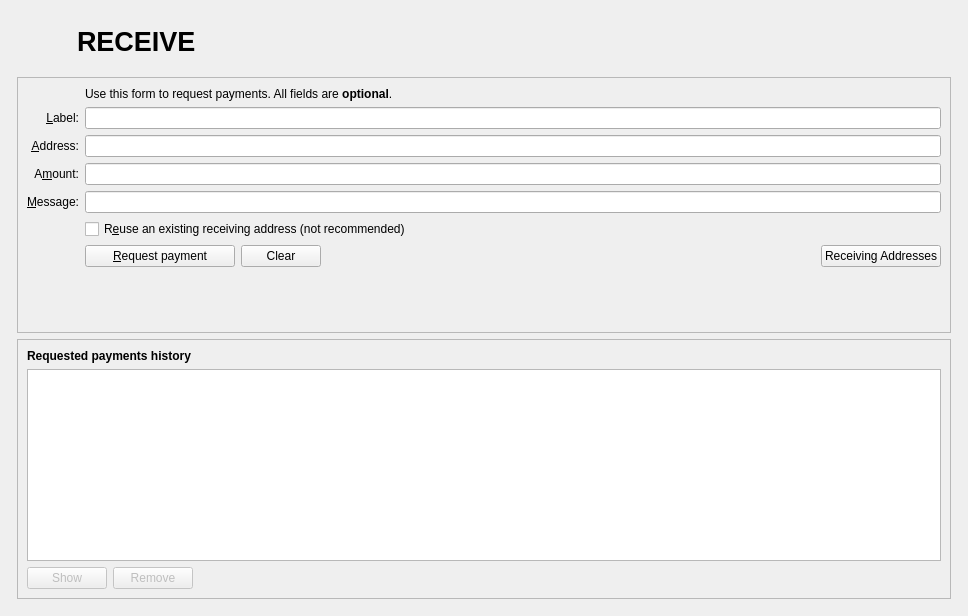
<?xml version="1.0" encoding="UTF-8"?>
<ui version="4.0">
 <class>ReceiveCoinsDialog</class>
 <widget class="QWidget" name="ReceiveCoinsDialog">
  <property name="geometry">
   <rect>
    <x>0</x>
    <y>0</y>
    <width>968</width>
    <height>616</height>
   </rect>
  </property>
  <layout class="QVBoxLayout" name="verticalLayout" stretch="0">
   <item>
    <layout class="QVBoxLayout" name="verticalLayout_Master" stretch="0,1">
     <property name="spacing">
      <number>0</number>
     </property>
     <item>
      <widget class="QFrame" name="frame_Header">
       <layout class="QVBoxLayout" name="verticalLayout_8">
        <property name="leftMargin">
         <number>0</number>
        </property>
        <property name="topMargin">
         <number>0</number>
        </property>
        <property name="rightMargin">
         <number>0</number>
        </property>
        <property name="bottomMargin">
         <number>0</number>
        </property>
        <item>
         <layout class="QHBoxLayout" name="horizontalLayout_Header" stretch="0,1,0">
          <item>
           <widget class="QLabel" name="labelOverviewHeaderRight">
            <property name="minimumSize">
             <size>
              <width>60</width>
              <height>60</height>
             </size>
            </property>
            <property name="maximumSize">
             <size>
              <width>60</width>
              <height>60</height>
             </size>
            </property>
            <property name="font">
             <font>
              <pointsize>14</pointsize>
             </font>
            </property>
            <property name="text">
             <string/>
            </property>
            <property name="alignment">
             <set>Qt::AlignRight|Qt::AlignTrailing|Qt::AlignVCenter</set>
            </property>
           </widget>
          </item>
          <item>
           <widget class="QLabel" name="labelOverviewHeaderLeft">
            <property name="minimumSize">
             <size>
              <width>464</width>
              <height>60</height>
             </size>
            </property>
            <property name="maximumSize">
             <size>
              <width>16777215</width>
              <height>60</height>
             </size>
            </property>
            <property name="font">
             <font>
              <pointsize>20</pointsize>
              <weight>75</weight>
              <bold>true</bold>
             </font>
            </property>
            <property name="text">
             <string>RECEIVE</string>
            </property>
           </widget>
          </item>
          <item>
           <spacer name="horizontalSpacer_3">
            <property name="orientation">
             <enum>Qt::Horizontal</enum>
            </property>
            <property name="sizeHint" stdset="0">
             <size>
              <width>40</width>
              <height>20</height>
             </size>
            </property>
           </spacer>
          </item>
         </layout>
        </item>
       </layout>
      </widget>
     </item>
     <item>
      <widget class="QFrame" name="frame_BG">
       <layout class="QVBoxLayout" name="verticalLayout_5">
        <property name="leftMargin">
         <number>6</number>
        </property>
        <property name="topMargin">
         <number>6</number>
        </property>
        <property name="rightMargin">
         <number>6</number>
        </property>
        <property name="bottomMargin">
         <number>6</number>
        </property>
        <item>
         <widget class="QFrame" name="frame2">
          <property name="sizePolicy">
           <sizepolicy hsizetype="Preferred" vsizetype="Expanding">
            <horstretch>0</horstretch>
            <verstretch>0</verstretch>
           </sizepolicy>
          </property>
          <property name="frameShape">
           <enum>QFrame::StyledPanel</enum>
          </property>
          <property name="frameShadow">
           <enum>QFrame::Sunken</enum>
          </property>
          <layout class="QVBoxLayout" name="verticalLayout_3">
           <item>
            <layout class="QGridLayout" name="gridLayout">
             <item row="2" column="2">
              <widget class="QLabel" name="label_5">
               <property name="text">
                <string>Use this form to request payments. All fields are &lt;b&gt;optional&lt;/b&gt;.</string>
               </property>
              </widget>
             </item>
             <item row="4" column="0">
              <widget class="QLabel" name="label_2">
               <property name="toolTip">
                <string>An optional label to associate with the new receiving address.</string>
               </property>
               <property name="text">
                <string>&amp;Label:</string>
               </property>
               <property name="alignment">
                <set>Qt::AlignRight|Qt::AlignTrailing|Qt::AlignVCenter</set>
               </property>
               <property name="buddy">
                <cstring>reqLabel</cstring>
               </property>
              </widget>
             </item>
             <item row="4" column="2">
              <widget class="QLineEdit" name="reqLabel">
               <property name="toolTip">
                <string>An optional label to associate with the new receiving address.</string>
               </property>
              </widget>
             </item>
             <item row="5" column="0">
              <widget class="QLabel" name="label">
               <property name="toolTip">
                <string>Your receiving address. You can copy and use it to receive coins on this wallet. A new one will be generated once it is used.</string>
               </property>
               <property name="text">
                <string>&amp;Address:</string>
               </property>
               <property name="alignment">
                <set>Qt::AlignRight|Qt::AlignTrailing|Qt::AlignVCenter</set>
               </property>
               <property name="buddy">
                <cstring>reqAddress</cstring>
               </property>
              </widget>
             </item>
             <item row="5" column="2">
              <widget class="QLineEdit" name="reqAddress">
               <property name="minimumSize">
                <size>
                 <width>80</width>
                 <height>0</height>
                </size>
               </property>
               <property name="toolTip">
                <string>Your receiving address. You can copy and use it to receive coins on this wallet. A new one will be generated once it is used.</string>
               </property>
               <property name="readOnly">
                <bool>true</bool>
               </property>
              </widget>
             </item>
             <item row="6" column="0">
              <widget class="QLabel" name="label">
               <property name="toolTip">
                <string>An optional amount to request. Leave this empty or zero to not request a specific amount.</string>
               </property>
               <property name="text">
                <string>A&amp;mount:</string>
               </property>
               <property name="alignment">
                <set>Qt::AlignRight|Qt::AlignTrailing|Qt::AlignVCenter</set>
               </property>
               <property name="buddy">
                <cstring>reqAmount</cstring>
               </property>
              </widget>
             </item>
             <item row="6" column="2">
              <widget class="BitcoinAmountField" name="reqAmount">
               <property name="minimumSize">
                <size>
                 <width>80</width>
                 <height>0</height>
                </size>
               </property>
               <property name="toolTip">
                <string>An optional amount to request. Leave this empty or zero to not request a specific amount.</string>
               </property>
              </widget>
             </item>
             <item row="7" column="0">
              <widget class="QLabel" name="label_3">
               <property name="toolTip">
                <string>An optional message to attach to the payment request, which will be displayed when the request is opened. Note: The message will not be sent with the payment over the YEN network.</string>
               </property>
               <property name="text">
                <string>&amp;Message:</string>
               </property>
               <property name="alignment">
                <set>Qt::AlignRight|Qt::AlignTrailing|Qt::AlignVCenter</set>
               </property>
               <property name="buddy">
                <cstring>reqMessage</cstring>
               </property>
              </widget>
             </item>
             <item row="7" column="2">
              <widget class="QLineEdit" name="reqMessage">
               <property name="toolTip">
                <string>An optional message to attach to the payment request, which will be displayed when the request is opened.&lt;br&gt;Note: The message will not be sent with the payment over the YEN network.</string>
               </property>
              </widget>
             </item>
             <item row="8" column="0">
              <widget class="QLabel" name="label_4">
               <property name="text">
                <string/>
               </property>
              </widget>
             </item>
             <item row="8" column="2">
              <widget class="QCheckBox" name="reuseAddress">
               <property name="toolTip">
                <string>Reuse one of the previously used receiving addresses.&lt;br&gt;Reusing addresses has security and privacy issues.&lt;br&gt;Do not use this unless re-generating a payment request made before.</string>
               </property>
               <property name="text">
                <string>R&amp;euse an existing receiving address (not recommended)</string>
               </property>
              </widget>
             </item>
             <item row="9" column="0">
              <widget class="QLabel" name="label_7">
               <property name="text">
                <string/>
               </property>
              </widget>
             </item>
             <item row="9" column="2">
              <layout class="QHBoxLayout" name="horizontalLayout">
               <item>
                <widget class="QPushButton" name="receiveButton">
                 <property name="minimumSize">
                  <size>
                   <width>150</width>
                   <height>0</height>
                  </size>
                 </property>
                 <property name="text">
                  <string>&amp;Request payment</string>
                 </property>
                 <property name="icon">
                  <iconset resource="../cryptoyen_modern.qrc">
                   <normaloff>:/icons/receiving_addresses</normaloff>:/icons/receiving_addresses</iconset>
                 </property>
                </widget>
               </item>
               <item>
                <widget class="QPushButton" name="clearButton">
                 <property name="sizePolicy">
                  <sizepolicy hsizetype="Minimum" vsizetype="Fixed">
                   <horstretch>0</horstretch>
                   <verstretch>0</verstretch>
                  </sizepolicy>
                 </property>
                 <property name="toolTip">
                  <string>Clear all fields of the form.</string>
                 </property>
                 <property name="text">
                  <string>Clear</string>
                 </property>
                 <property name="icon">
                  <iconset resource="../cryptoyen_modern.qrc">
                   <normaloff>:/icons/remove</normaloff>:/icons/remove</iconset>
                 </property>
                 <property name="autoDefault">
                  <bool>false</bool>
                 </property>
                </widget>
               </item>
               <item>
                <spacer name="horizontalSpacer">
                 <property name="orientation">
                  <enum>Qt::Horizontal</enum>
                 </property>
                 <property name="sizeHint" stdset="0">
                  <size>
                   <width>40</width>
                   <height>20</height>
                  </size>
                 </property>
                </spacer>
               </item>
               <item>
                <widget class="QPushButton" name="receivingAddressesButton">
                 <property name="text">
                  <string>Receiving Addresses</string>
                 </property>
                 <property name="icon">
                  <iconset resource="../cryptoyen_modern.qrc">
                   <normaloff>:/icons/address-book</normaloff>:/icons/address-book</iconset>
                 </property>
                 <property name="autoDefault">
                  <bool>false</bool>
                 </property>
                </widget>
               </item>
              </layout>
             </item>
             <item row="10" column="2">
              <spacer name="verticalSpacer">
               <property name="orientation">
                <enum>Qt::Vertical</enum>
               </property>
               <property name="sizeHint" stdset="0">
                <size>
                 <width>20</width>
                 <height>40</height>
                </size>
               </property>
              </spacer>
             </item>
            </layout>
           </item>
          </layout>
         </widget>
        </item>
        <item>
         <widget class="QFrame" name="frame">
          <property name="sizePolicy">
           <sizepolicy hsizetype="Preferred" vsizetype="Expanding">
            <horstretch>0</horstretch>
            <verstretch>0</verstretch>
           </sizepolicy>
          </property>
          <property name="frameShape">
           <enum>QFrame::StyledPanel</enum>
          </property>
          <property name="frameShadow">
           <enum>QFrame::Raised</enum>
          </property>
          <layout class="QVBoxLayout" name="verticalLayout_2">
           <item>
            <widget class="QLabel" name="label_6">
             <property name="font">
              <font>
               <weight>75</weight>
               <bold>true</bold>
              </font>
             </property>
             <property name="text">
              <string>Requested payments history</string>
             </property>
            </widget>
           </item>
           <item>
            <widget class="QTableView" name="recentRequestsView">
             <property name="palette">
              <palette>
               <active>
                <colorrole role="Text">
                 <brush brushstyle="SolidPattern">
                  <color alpha="255">
                   <red>51</red>
                   <green>51</green>
                   <blue>51</blue>
                  </color>
                 </brush>
                </colorrole>
               </active>
               <inactive>
                <colorrole role="Text">
                 <brush brushstyle="SolidPattern">
                  <color alpha="255">
                   <red>51</red>
                   <green>51</green>
                   <blue>51</blue>
                  </color>
                 </brush>
                </colorrole>
               </inactive>
               <disabled>
                <colorrole role="Text">
                 <brush brushstyle="SolidPattern">
                  <color alpha="255">
                   <red>85</red>
                   <green>85</green>
                   <blue>85</blue>
                  </color>
                 </brush>
                </colorrole>
               </disabled>
              </palette>
             </property>
             <property name="contextMenuPolicy">
              <enum>Qt::CustomContextMenu</enum>
             </property>
             <property name="tabKeyNavigation">
              <bool>false</bool>
             </property>
             <property name="sortingEnabled">
              <bool>true</bool>
             </property>
            </widget>
           </item>
           <item>
            <layout class="QHBoxLayout" name="horizontalLayout_2">
             <item>
              <widget class="QPushButton" name="showRequestButton">
               <property name="enabled">
                <bool>false</bool>
               </property>
               <property name="toolTip">
                <string>Show the selected request (does the same as double clicking an entry)</string>
               </property>
               <property name="text">
                <string>Show</string>
               </property>
               <property name="icon">
                <iconset resource="../cryptoyen_modern.qrc">
                 <normaloff>:/icons/edit</normaloff>:/icons/edit</iconset>
               </property>
               <property name="autoDefault">
                <bool>false</bool>
               </property>
              </widget>
             </item>
             <item>
              <widget class="QPushButton" name="removeRequestButton">
               <property name="enabled">
                <bool>false</bool>
               </property>
               <property name="toolTip">
                <string>Remove the selected entries from the list</string>
               </property>
               <property name="text">
                <string>Remove</string>
               </property>
               <property name="icon">
                <iconset resource="../cryptoyen_modern.qrc">
                 <normaloff>:/icons/remove</normaloff>:/icons/remove</iconset>
               </property>
               <property name="autoDefault">
                <bool>false</bool>
               </property>
              </widget>
             </item>
             <item>
              <spacer name="horizontalSpacer_2">
               <property name="orientation">
                <enum>Qt::Horizontal</enum>
               </property>
               <property name="sizeHint" stdset="0">
                <size>
                 <width>40</width>
                 <height>20</height>
                </size>
               </property>
              </spacer>
             </item>
            </layout>
           </item>
          </layout>
         </widget>
        </item>
       </layout>
      </widget>
     </item>
    </layout>
   </item>
  </layout>
 </widget>
 <customwidgets>
  <customwidget>
   <class>BitcoinAmountField</class>
   <extends>QLineEdit</extends>
   <header>bitcoinamountfield.h</header>
   <container>1</container>
  </customwidget>
 </customwidgets>
 <tabstops>
  <tabstop>reqLabel</tabstop>
  <tabstop>reqAddress</tabstop>
  <tabstop>reqAmount</tabstop>
  <tabstop>reqMessage</tabstop>
  <tabstop>reuseAddress</tabstop>
  <tabstop>receiveButton</tabstop>
  <tabstop>clearButton</tabstop>
  <tabstop>recentRequestsView</tabstop>
  <tabstop>showRequestButton</tabstop>
  <tabstop>removeRequestButton</tabstop>
 </tabstops>
 <resources>
  <include location="../cryptoyen_modern.qrc"/>
 </resources>
 <connections/>
</ui>
